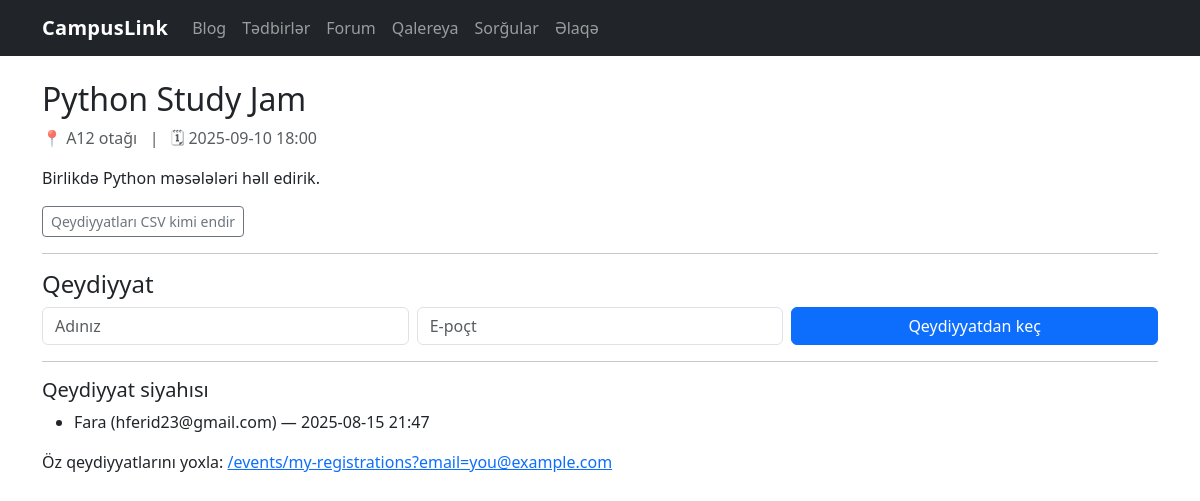
Before: /events/1 with the older database file.
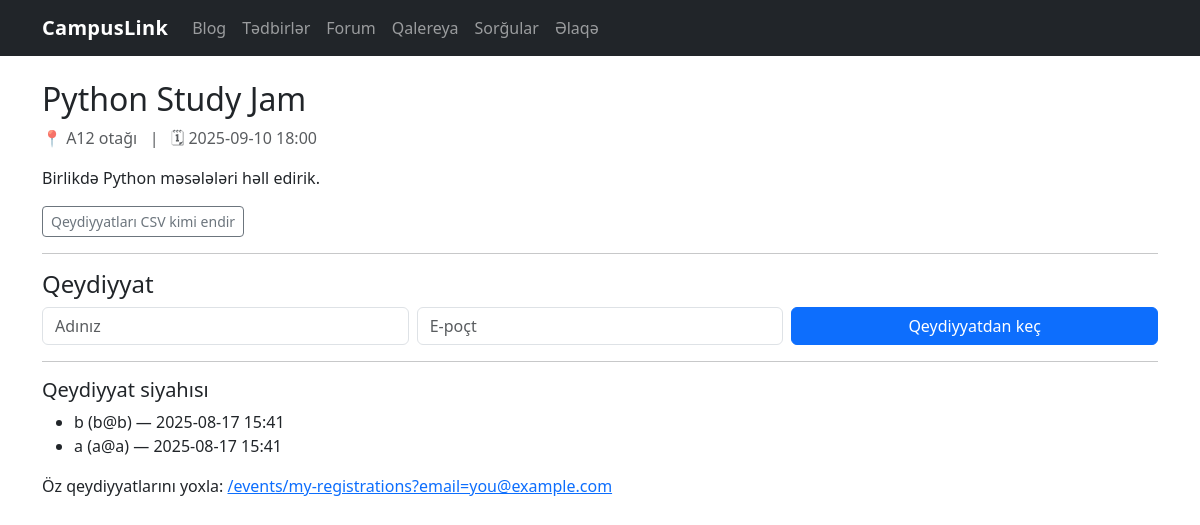
After: the same page with the newer database file.
### tables this page shows
CREATE TABLE event_registrations (
            id INTEGER PRIMARY KEY AUTOINCREMENT,
            event_id INTEGER NOT NULL,
            name TEXT NOT NULL,
            email TEXT NOT NULL,
            created_at TEXT NOT NULL,
            UNIQUE(event_id, email), -- eyni email-in eyni tədbirə iki dəfə yazılmasının qarşısını alır
            FOREIGN KEY (event_id) REFERENCES events(id) ON DELETE CASCADE
        );

### events.py (the view, shortened to what this page needs)
@bp.route("/<int:event_id>", methods=["GET", "POST"])
def detail(event_id: int):
    db = get_db()
    event = db.execute("SELECT * FROM events WHERE id = ?", (event_id,)).fetchone()
    if not event:
        return render_template("404.html"), 404
    reg_count = db.execute(
        "SELECT COUNT(*) FROM event_registrations WHERE event_id = ?", (event_id,)
    ).fetchone()[0]
    remaining = max(0, event["capacity"] - reg_count)
    regs = db.execute(
        "SELECT * FROM event_registrations WHERE event_id = ? ORDER BY id DESC", (event_id,)
    ).fetchall()
    return render_template("events/detail.html", event=event, regs=regs, remaining=remaining)

### database.py (called while the page is built)
def get_db():
    if "db" not in g:
        g.db = sqlite3.connect(DB_PATH)
        g.db.row_factory = sqlite3.Row
    return g.db

### polls.py (called while the page is built)
@bp.before_app_request
def ensure_session():
    session.permanent = True
    if "voter_id" not in session:
        session["voter_id"] = secrets.token_hex(8)  # məsələn: 'a3f9c1e2...'
    return None

### templates/events/detail.html (shortened to what this page needs)
{% extends "base.html" %}
{% block content %}
  <h2>{{ event["title"] }}</h2>
  <div class="text-muted">📍 {{ event["location"] }} &nbsp; | &nbsp; 🗓 {{ event["date"] }}</div>
  <p class="mt-3">{{ event["description"] }}</p>
  <p><a class="btn btn-sm btn-outline-secondary" href="{{ url_for('events.export_csv', event_id=event['id']) }}">Qeydiyyatları CSV kimi endir</a></p>
  <hr>
  <h4>Qeydiyyat</h4>
  <form method="post">
    <div class="row g-2">
      <div class="col-md-4"><input name="name" class="form-control" placeholder="Adınız" required></div>
      <div class="col-md-4"><input name="email" type="email" class="form-control" placeholder="E-poçt" required></div>
      <div class="col-md-4"><button class="btn btn-primary w-100" {% if remaining<=0 %}disabled{% endif %}>Qeydiyyatdan keç</button></div>
    </div>
  </form>
  <hr>
  <h5>Qeydiyyat siyahısı</h5>
  <ul>
    {% for r in regs %}
      <li>{{ r["name"] }} ({{ r["email"] }}) — {{ r["created_at"] }}</li>
    {% else %}
      <li>Hələ qeydiyyat yoxdur.</li>
    {% endfor %}
  </ul>
  <p class="mt-3">
    Öz qeydiyyatlarını yoxla: <a href="{{ url_for('events.my_regs') }}">/events/my-registrations?email=you@example.com</a>
  </p>
{% endblock %}

Changed rows visible on the page:
removed event_registrations: name "Fara", email "hferid23@gmail.com", created_at "2025-08-15 21:47"
added event_registrations: name "b", email "b@b", created_at "2025-08-17 15:41"
added event_registrations: name "a", email "a@a", created_at "2025-08-17 15:41"
